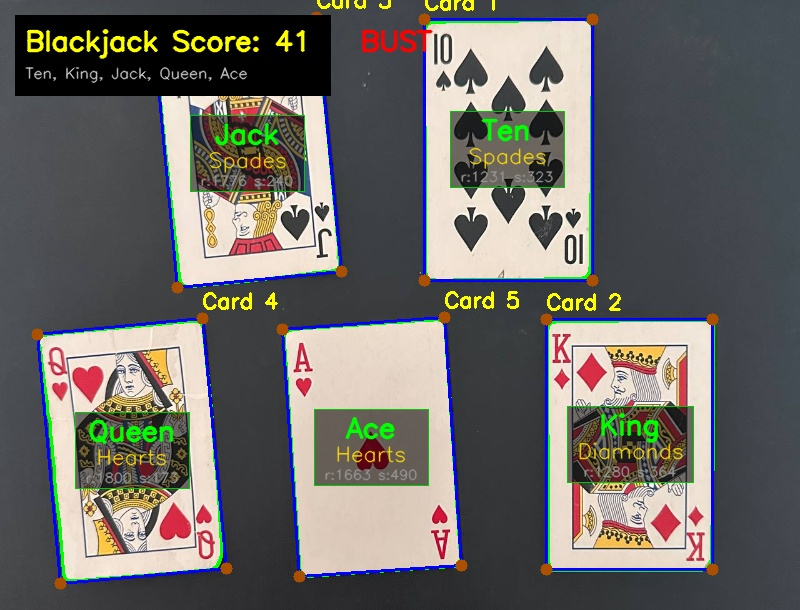
#> input picture resul.jpg, 800 x 610 px, given in place of the camera
$ python main.py
#> lines starting #> are read from the running program, lines starting #| are printed output that depends on the picture; after the words box and inside, x2 and y2 are one past the last pixel; in counts of white or black regions, pixels touching at a corner belong together
import cv2 as cv
import numpy as np

CAMERA_INDEX = 2

CARD_WIDTH = 200
CARD_HEIGHT = 300

CORNER_W = 32
CORNER_H = 84

RANK_OUT_W = 70
RANK_OUT_H = 125

SUIT_OUT_W = 70
SUIT_OUT_H = 100

TEMPLATE_DIR = "templates1"

RANK_NAMES = [
    "Ace", "Two", "Three", "Four", "Five", "Six", "Seven",
    "Eight", "Nine", "Ten", "Jack", "Queen", "King"
]

SUIT_NAMES = ["Spades", "Diamonds", "Clubs", "Hearts"]

RANK_DIFF_MAX = 2400
SUIT_DIFF_MAX = 1400


def preprocess_image(image):
    gray = cv.cvtColor(image, cv.COLOR_BGR2GRAY)
    blur = cv.GaussianBlur(gray, (5, 5), 0)
    _, thresh = cv.threshold(blur, 0, 255, cv.THRESH_BINARY + cv.THRESH_OTSU)

    if np.mean(thresh) > 127:
        thresh = cv.bitwise_not(thresh)

    kernel = np.ones((5, 5), np.uint8)
    closed = cv.morphologyEx(thresh, cv.MORPH_CLOSE, kernel, iterations=2)
    cleaned = cv.morphologyEx(closed, cv.MORPH_OPEN, kernel, iterations=1)

    return cleaned


def find_card_contours(mask, image_shape):
    contours, _ = cv.findContours(mask, cv.RETR_EXTERNAL, cv.CHAIN_APPROX_SIMPLE)

    img_h, img_w = image_shape[:2]
    img_area = img_h * img_w
    possible_cards = []

    for cnt in contours:
        area = cv.contourArea(cnt)
        if area < img_area * 0.01 or area > img_area * 0.9:
            continue

        peri = cv.arcLength(cnt, True)
        approx = cv.approxPolyDP(cnt, 0.02 * peri, True)
        if len(approx) < 4 or len(approx) > 6:
            continue

        rect = cv.minAreaRect(cnt)
        w, h = rect[1]
        if w == 0 or h == 0:
            continue

        ratio = min(w, h) / max(w, h)
        if 0.55 <= ratio <= 0.8:
            possible_cards.append(cnt)

    return sorted(possible_cards, key=cv.contourArea, reverse=True)


def order_points(pts):
    pts = np.array(pts, dtype="float32")
    center = pts.mean(axis=0)

    angles = np.arctan2(pts[:, 1] - center[1], pts[:, 0] - center[0])
    pts = pts[np.argsort(angles)]

    tl_idx = np.argmin(pts.sum(axis=1))
    return np.roll(pts, -tl_idx, axis=0)


def warp_card(image, contour):
    rect = cv.minAreaRect(contour)
    box = cv.boxPoints(rect)
    box = order_points(box)

    tl, tr, br, bl = box

    w1 = np.linalg.norm(tr - tl)
    w2 = np.linalg.norm(br - bl)
    h1 = np.linalg.norm(bl - tl)
    h2 = np.linalg.norm(br - tr)
    card_w = max(int(w1), int(w2))
    card_h = max(int(h1), int(h2))

    if card_w > card_h:
        box = np.array([tr, br, bl, tl], dtype="float32")

    dst = np.array(
        [
            [0, 0],
            [CARD_WIDTH - 1, 0],
            [CARD_WIDTH - 1, CARD_HEIGHT - 1],
            [0, CARD_HEIGHT - 1],
        ],
        dtype="float32",
    )

    matrix = cv.getPerspectiveTransform(box, dst)
    return cv.warpPerspective(image, matrix, (CARD_WIDTH, CARD_HEIGHT))


def corner_ink_score(region):
    gray = cv.cvtColor(region, cv.COLOR_BGR2GRAY)
    _, binary = cv.threshold(gray, 0, 255, cv.THRESH_BINARY_INV + cv.THRESH_OTSU)
    return cv.countNonZero(binary)


def orient_card(warped):
    best_score = -1
    best = warped.copy()
    current = warped.copy()

    for _ in range(4):
        h, w = current.shape[:2]
        ph, pw = h // 5, w // 4

        tl = current[0:ph, 0:pw]
        br = current[h - ph:h, w - pw:w]
        tr = current[0:ph, w - pw:w]
        bl = current[h - ph:h, 0:pw]

        tl_score = corner_ink_score(tl)
        br_score = corner_ink_score(br)
        tr_score = corner_ink_score(tr)
        bl_score = corner_ink_score(bl)

        empty_avg = (tr_score + bl_score) / 2.0
        score = (tl_score + 0.35 * br_score) - empty_avg

        if score > best_score:
            best_score = score
            best = current.copy()

        current = cv.rotate(current, cv.ROTATE_90_CLOCKWISE)

    return best


def extract_corner(warped):
    corner = warped[0:CORNER_H, 0:CORNER_W]
    corner_zoom = cv.resize(corner, None, fx=4, fy=4, interpolation=cv.INTER_CUBIC)
    return corner_zoom


def threshold_corner(corner_zoom):
    gray = cv.cvtColor(corner_zoom, cv.COLOR_BGR2GRAY)
    gray = cv.GaussianBlur(gray, (3, 3), 0)

    _, binary = cv.threshold(gray, 0, 255, cv.THRESH_BINARY_INV + cv.THRESH_OTSU)
    kernel = np.ones((2, 2), np.uint8)
    return cv.morphologyEx(binary, cv.MORPH_OPEN, kernel, iterations=1)


def split_rank_suit(corner_binary):
    rank_region = corner_binary[20:190, 10:128]
    suit_region = corner_binary[191:336, 10:128]
    return rank_region, suit_region


def center_symbol(binary, out_w, out_h):
    pts = cv.findNonZero(binary)
    canvas = np.zeros((out_h, out_w), dtype=np.uint8)

    if pts is None:
        return canvas

    x, y, w, h = cv.boundingRect(pts)
    symbol = binary[y:y + h, x:x + w]
    if symbol.size == 0:
        return canvas

    margin = 12
    scale = min((out_w - margin) / max(w, 1), (out_h - margin) / max(h, 1))

    new_w = max(1, int(w * scale))
    new_h = max(1, int(h * scale))
    symbol = cv.resize(symbol, (new_w, new_h), interpolation=cv.INTER_NEAREST)

    x0 = (out_w - new_w) // 2
    y0 = (out_h - new_h) // 2
    canvas[y0:y0 + new_h, x0:x0 + new_w] = symbol

    _, canvas = cv.threshold(canvas, 127, 255, cv.THRESH_BINARY)
    return canvas


def extract_symbol(region_binary, out_w, out_h, min_area=20):
    contours, _ = cv.findContours(region_binary, cv.RETR_EXTERNAL, cv.CHAIN_APPROX_SIMPLE)
    if not contours:
        return None

    for cnt in sorted(contours, key=cv.contourArea, reverse=True):
        if cv.contourArea(cnt) < min_area:
            continue

        x, y, w, h = cv.boundingRect(cnt)
        pad = 2
        x1 = max(0, x - pad)
        y1 = max(0, y - pad)
        x2 = min(region_binary.shape[1], x + w + pad)
        y2 = min(region_binary.shape[0], y + h + pad)

        roi = region_binary[y1:y2, x1:x2]
        if roi.size != 0:
            return center_symbol(roi, out_w, out_h)

    return None


def preprocess_template(path, out_w, out_h):
    img = cv.imread(path, cv.IMREAD_GRAYSCALE)
    if img is None:
        return None

    img = cv.GaussianBlur(img, (3, 3), 0)
    _, binary = cv.threshold(img, 0, 255, cv.THRESH_BINARY + cv.THRESH_OTSU)

    kernel = np.ones((2, 2), np.uint8)
    binary = cv.morphologyEx(binary, cv.MORPH_OPEN, kernel, iterations=1)

    return center_symbol(binary, out_w, out_h)


def load_rank_templates():
    templates = {}

    for name in RANK_NAMES:
        path = f"{TEMPLATE_DIR}/{name}.jpg"
        tpl = preprocess_template(path, RANK_OUT_W, RANK_OUT_H)
        if tpl is not None:
            templates[name] = tpl
        else:
            print(f"Warning: cannot load rank template '{path}'")

    return templates


def load_suit_templates():
    templates = {}

    for name in SUIT_NAMES:
        path = f"{TEMPLATE_DIR}/{name}.jpg"
        tpl = preprocess_template(path, SUIT_OUT_W, SUIT_OUT_H)
        if tpl is not None:
            templates[name] = tpl
        else:
            print(f"Warning: cannot load suit template '{path}'")

    return templates


def match_template(query_symbol, templates, diff_max):
    if query_symbol is None or not templates:
        return "Unknown", 999999

    best_name = "Unknown"
    best_diff = 999999

    for name, tpl in templates.items():
        diff = cv.absdiff(query_symbol, tpl)
        diff_score = int(np.sum(diff) / 255)
        if diff_score < best_diff:
            best_diff = diff_score
            best_name = name

    if best_diff > diff_max:
        return "Unknown", best_diff

    return best_name, best_diff


def rank_to_blackjack_value(rank_name):
    if rank_name == "Ace":
        return 11
    if rank_name in ["Ten", "Jack", "Queen", "King"]:
        return 10
    if rank_name == "Two":
        return 2
    if rank_name == "Three":
        return 3
    if rank_name == "Four":
        return 4
    if rank_name == "Five":
        return 5
    if rank_name == "Six":
        return 6
    if rank_name == "Seven":
        return 7
    if rank_name == "Eight":
        return 8
    if rank_name == "Nine":
        return 9
    return 0


def blackjack_score(rank_names):
    total = 0
    aces = 0

    for rank in rank_names:
        if rank == "Unknown":
            continue

        total += rank_to_blackjack_value(rank)
        if rank == "Ace":
            aces += 1

    while total > 21 and aces > 0:
        total -= 10
        aces -= 1

    return total


def blackjack_status(total_score, card_count):
    if card_count == 0:
        return "NO CARDS"
    if total_score == 21:
        return "BLACKJACK"
    if total_score > 21:
        return "BUST"
    return "SAFE"


# [18 lines of commented-out code are left out]


def put_text_shadow(img, text, org, font, scale, color, thickness=1):
    cv.putText(img, text, org, font, scale, (0, 0, 0), thickness + 2, cv.LINE_AA)
    cv.putText(img, text, org, font, scale, color, thickness, cv.LINE_AA)


# [16 lines of commented-out code are left out]


def draw_card_label(frame, cnt, rank_name, suit_name):
    moments = cv.moments(cnt)
    if moments["m00"] == 0:
        return

    cx = int(moments["m10"] / moments["m00"])
    cy = int(moments["m01"] / moments["m00"])

    line1 = f"{rank_name} of"
    line2 = suit_name
    font = cv.FONT_HERSHEY_SIMPLEX
    scale = 0.62
    color = (70, 255, 175)

    (w1, h1), _ = cv.getTextSize(line1, font, scale, 2)
    (w2, h2), _ = cv.getTextSize(line2, font, scale, 2)

    text_w = max(w1, w2)
    line_gap = 10
    total_h = h1 + h2 + line_gap

    h, w = frame.shape[:2]
    x_line1 = max(5, min(w - w1 - 5, cx - w1 // 2))
    x_line2 = max(5, min(w - w2 - 5, cx - w2 // 2))
    y_line1 = max(h1 + 5, min(h - total_h + h1 - 5, cy - total_h // 2 + h1))
    y_line2 = y_line1 + h2 + line_gap

    put_text_shadow(frame, line1, (x_line1, y_line1), font, scale, color, 2)
    put_text_shadow(frame, line2, (x_line2, y_line2), font, scale, color, 2)


def draw_bottom_hud(frame, total_score, card_count):
    h, w = frame.shape[:2]
    status = blackjack_status(total_score, card_count)
    color = (70, 255, 175)
    text = f"Score: {total_score}    {status}"

    font = cv.FONT_HERSHEY_SIMPLEX
    scale = 0.62
    (tw, th), _ = cv.getTextSize(text, font, scale, 2)

    score_text = f"Score: {total_score}"
    status_text = status
    (score_w, _), _ = cv.getTextSize(score_text, font, scale, 2)

    base_y = h - 22
    score_x = (w - tw) // 2
    status_x = score_x + score_w + 24

    put_text_shadow(frame, score_text, (score_x, base_y), font, scale, color, 2)
    put_text_shadow(frame, status_text, (status_x, base_y), font, scale, color, 2)


def process_frame(image, rank_templates, suit_templates):
    max_width = 800
    h, w = image.shape[:2]
    if w > max_width:
        scale = max_width / w
        image = cv.resize(image, (int(w * scale), int(h * scale))
        )

    cleaned = preprocess_image(image)
    card_contours = find_card_contours(cleaned, image.shape)
    result = image.copy()

    detected_ranks = []

    for cnt in card_contours:
        warped = warp_card(image, cnt)
        warped = orient_card(warped)

        corner_zoom = extract_corner(warped)
        corner_binary = threshold_corner(corner_zoom)
        rank_region, suit_region = split_rank_suit(corner_binary)

        rank_symbol = extract_symbol(rank_region, RANK_OUT_W, RANK_OUT_H, min_area=25)
        suit_symbol = extract_symbol(suit_region, SUIT_OUT_W, SUIT_OUT_H, min_area=20)

        rank_name, _ = match_template(rank_symbol, rank_templates, RANK_DIFF_MAX)
        suit_name, _ = match_template(suit_symbol, suit_templates, SUIT_DIFF_MAX)

        if rank_name != "Unknown":
            detected_ranks.append(rank_name)

        cv.drawContours(result, [cnt], -1, (0, 255, 0), 2)
        draw_card_label(result, cnt, rank_name, suit_name)

    total_score = blackjack_score(detected_ranks)
    draw_bottom_hud(result, total_score, len(detected_ranks))

    return cleaned, result


def main():
    cap = cv.VideoCapture(CAMERA_INDEX)
    if not cap.isOpened():
        print(f"Error: cannot open camera index {CAMERA_INDEX}")
        return

    rank_templates = load_rank_templates()
#> rank_templates = 0 items
    suit_templates = load_suit_templates()
#> suit_templates = 0 items

    print("Video started. Press 'q' to quit, 's' to save the current frame.")

    while True:
        ret, frame = cap.read()
#> frame is the input picture: shape (610, 800, 3); mean B, G, R 100.9, 104.9, 107.1
        if not ret:
            print("Error: cannot read frame from camera")
            break

        cleaned, result = process_frame(frame, rank_templates, suit_templates)
#> in preprocess_image, `_, thresh = cv.threshold(blur, 0, 255, cv.THRESH_BINARY + cv.THRESH_OT..`:
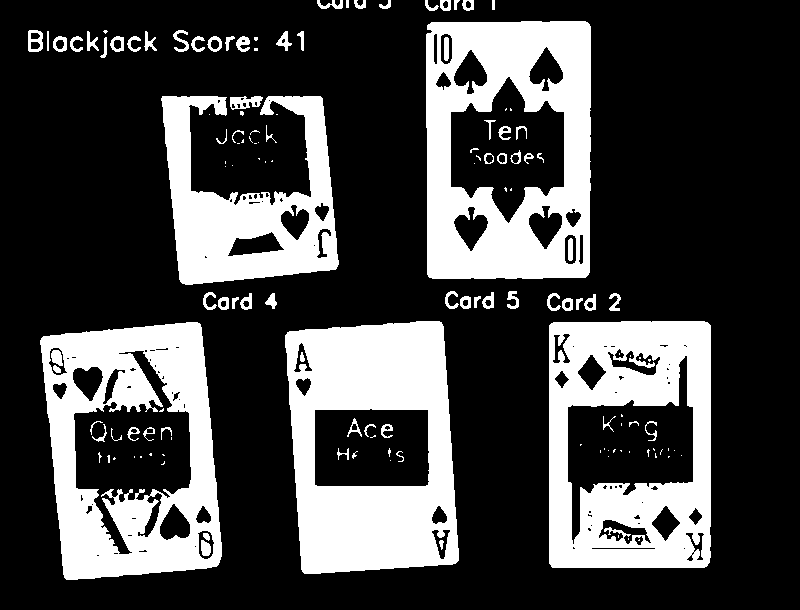
#> thresh: shape (610, 800); 27.1% white; 143 white regions (64 under 20 px), largest, box (x1, y1, x2, y2) and area: (285, 321, 459, 574) 29278, (426, 21, 591, 279) 27441, (549, 321, 711, 568) 26316
#> in preprocess_image, `closed = cv.morphologyEx(thresh, cv.MORPH_CLOSE, kernel, iterations=2)`: closed: shape (610, 800); 30.2% white; 37 white regions (9 under 20 px), largest, box (x1, y1, x2, y2) and area: (285, 321, 459, 574) 30414, (549, 321, 711, 568) 30033, (426, 21, 591, 279) 29633
#> in preprocess_image, `cleaned = cv.morphologyEx(closed, cv.MORPH_OPEN, kernel, iterations=1)`: cleaned: shape (610, 800); 30% white; 29 white regions
#> in find_card_contours, `contours, _ = cv.findContours(mask, cv.RETR_EXTERNAL, cv.CHAIN_APPROX_..`: contours = 17 contours; largest, box (x1, y1, x2, y2) and area: (426, 21, 591, 279) 41706, (549, 321, 711, 568) 39492, (40, 322, 222, 580) 39222, (285, 321, 459, 574) 38284, (162, 96, 339, 285) 28910
#> the loop in find_card_contours, `for cnt in contours:` made 17 passes
#> area on passes 4, 5, 6, 7, 8, 9, 11, 12, 13, 15, 16, 17: 62.5, 143, 578.5, 587.5, 160, 578.5, 87.5, 1157, 1903, 366.5, 82, 356.5
#> (area, peri, approx, rect, w, h, ratio) on passes 1, 2, 3, 10, 14: (39222, 826.8, [[199, 323], [41, 338], [66, 579], [218, 564]], ((131.7, 450.9), (162.3, 247.3), -5.44), 162.3, 247.3, 0.656), (39492, 804.6, [[551, 323], [549, 563], [706, 566], [710, 325]], ((629.5, 444), (246, 161), -90), 246, 161, 0.654), (38284.5, 813.1, [[441, 322], [285, 335], [304, 573], [458, 560]], ((371.6, 446.8), (159.1, 244.9), -3.92), 159.1, 244.9, 0.649), (28909.5, 695.4, [[162, 96], [182, 283], [336, 268], [320, 96]], ((249.8, 182.9), (161, 190), -5.55), 161, 190, 0.847), (41706.5, 832.5, [[587, 22], [427, 25], [429, 277], [588, 274]], ((508, 149.5), (257, 164), -90), 257, 164, 0.638)
#> after the loop in find_card_contours, `for cnt in contours:`: possible_cards = 4 contours; box (x1, y1, x2, y2) and area: (426, 21, 591, 279) 41706, (549, 321, 711, 568) 39492, (40, 322, 222, 580) 39222, (285, 321, 459, 574) 38284
#> in process_frame, `card_contours = find_card_contours(cleaned, image.shape)`: card_contours has the same summary as possible_cards in find_card_contours
#> the loop in process_frame, `for cnt in card_contours:` made 4 passes
#> (rect in warp_card, tl in warp_card, tr in warp_card, br in warp_card, bl in warp_card, card_w in warp_card, card_h in warp_card) on passes 1 to 4: (((508, 149.5), (257, 164), -90), [426, 21], [590, 21], [590, 278], [426, 278], 164, 256), (((629.5, 444), (246, 161), -90), [549, 321], [710, 321], [710, 567], [549, 567], 161, 246), (((131.7, 450.9), (162.3, 247.3), -5.44), [39.19, 335.5], [200.7, 320.1], [224.2, 566.3], [62.63, 581.7], 162, 247), (((371.6, 446.8), (159.1, 244.9), -3.92), [283.8, 330.1], [442.5, 319.2], [459.3, 563.5], [300.6, 574.4], 159, 244)
#> after the loop in process_frame, `for cnt in card_contours:`: corner_binary: shape (336, 128); 27.9% white; 9 white regions, largest, box (x1, y1, x2, y2) and area: (40, 32, 128, 176) 5481, (49, 206, 126, 297) 4584, (0, 0, 33, 71) 668
#> after the loop in process_frame, `for cnt in card_contours:`:
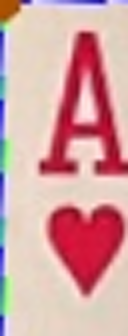
#> corner_zoom: shape (336, 128, 3); mean B, G, R 164, 164, 213.2
#> after the loop in process_frame, `for cnt in card_contours:`: rank_region: shape (170, 118); 27.3% white; 1 white region, box (x1, y1, x2, y2) and area: (30, 12, 118, 156) 5481
#> after the loop in process_frame, `for cnt in card_contours:`:
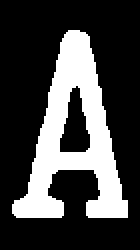
#> rank_symbol: shape (125, 70) (shown 2 times larger); 26.8% white; 1 white region, box (x1, y1, x2, y2) and area: (6, 15, 64, 109) 2347
#> after the loop in process_frame, `for cnt in card_contours:`: result: shape (610, 800, 3); 4.37% of pixels changed, all inside (x1, y1, x2, y2) = (39, 20, 712, 581)
#> after the loop in process_frame, `for cnt in card_contours:`:
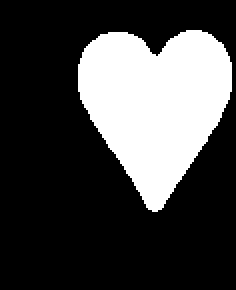
#> suit_region: shape (145, 118) (shown 2 times larger); 26.8% white; 1 white region, box (x1, y1, x2, y2) and area: (39, 15, 116, 106) 4584
#> after the loop in process_frame, `for cnt in card_contours:`:
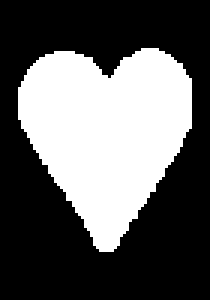
#> suit_symbol: shape (100, 70) (shown 3 times larger); 37% white; 1 white region, box (x1, y1, x2, y2) and area: (6, 16, 64, 84) 2587
#> after the loop in process_frame, `for cnt in card_contours:`:
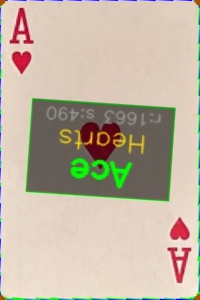
#> warped: shape (300, 200, 3); mean B, G, R 163.8, 180.9, 192.9
#> after the loop in process_frame, `for cnt in card_contours:`: detected_ranks = []
#> after the loop in blackjack_score, `for rank in rank_names:`: aces = 0
#> in draw_bottom_hud, `status = blackjack_status(total_score, card_count)`: status = 'NO CARDS'
#> in draw_bottom_hud, `text = f"Score: {total_score}    {status}"`: text = 'Score: 0    NO CARDS'
#> in draw_bottom_hud, `font = cv.FONT_HERSHEY_SIMPLEX`: font = 0
#> in draw_bottom_hud, `(tw, th), _ = cv.getTextSize(text, font, scale, 2)`: tw = 225; th = 14
#> in draw_bottom_hud, `score_text = f"Score: {total_score}"`: score_text = 'Score: 0'
#> in draw_bottom_hud, `status_text = status`: status_text = 'NO CARDS'
#> in draw_bottom_hud, `(score_w, _), _ = cv.getTextSize(score_text, font, scale, 2)`: score_w = 85
#> in draw_bottom_hud, `score_x = (w - tw) // 2`: score_x = 287
#> in draw_bottom_hud, `status_x = score_x + score_w + 24`: status_x = 396
#> in put_text_shadow (call 10), `cv.putText(img, text, org, font, scale, color, thickness, cv.LINE_AA)`:
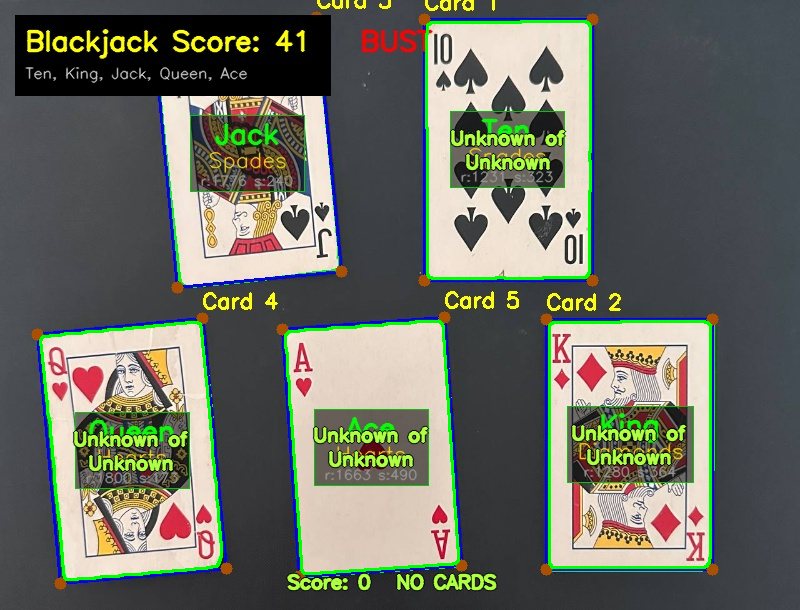
#> img: shape (610, 800, 3); mean B, G, R 97.4, 108.4, 105.5
        cv.imshow("Detected Cards", result)

        key = cv.waitKey(1) & 0xFF
#> (key q is pressed here)
        if key == ord("q"):
            break
        if key == ord("s"):
            cv.imwrite("mask_result.jpg", cleaned)
            cv.imwrite("result.jpg", result)
            print("Saved: mask_result.jpg and result.jpg")

    cap.release()
    cv.destroyAllWindows()


if __name__ == "__main__":
    main()
